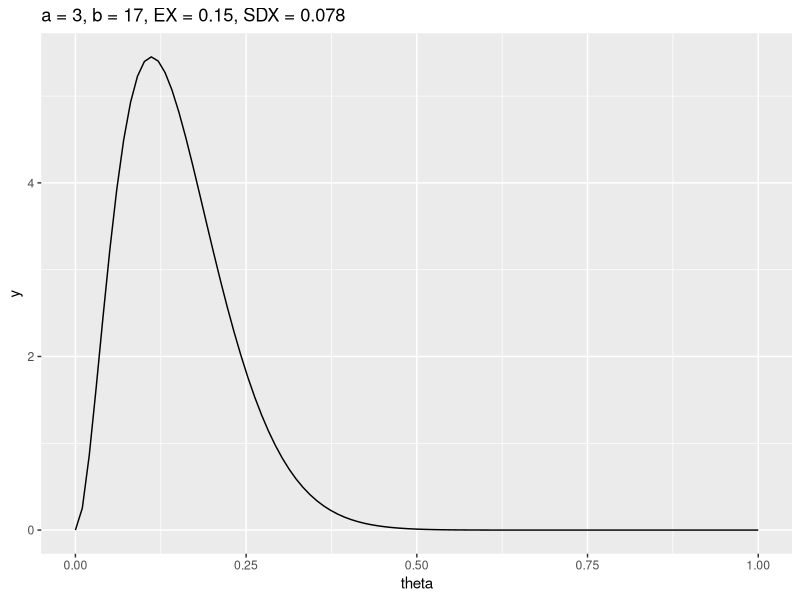
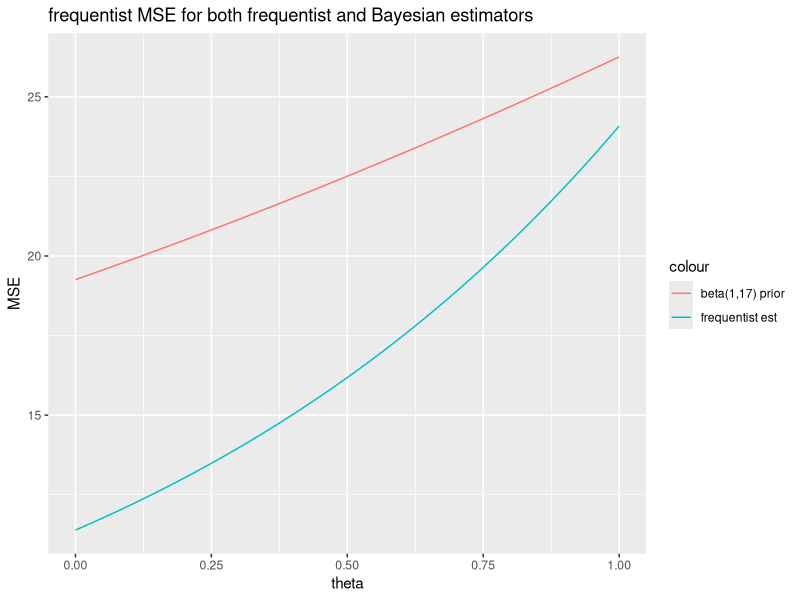

Generate these figures, in order, with R:
## ---- chunk 1
knitr::opts_chunk$set(message=FALSE, warning=FALSE, fig.height=3, fig.width=5, 
                      fig.align = "center")

## ---- chunk 2
library(tidyverse)
library(glue)

ex <- function(a,b) {round(a / (a+b), 2)}  # what does this function do?
sdx <- function(a,b) {round(sqrt(a*b/((a+b)^2 * (a+b+1))),3)} # what does this function do?

# the function below creates a text string to act as a title
# you don't need to be familiar with the R syntax of glue
beta_legend <- function(a,b) {
  glue::glue('a = {a}, ',
             'b = {b}, ',
             'EX = {ex(a,b)}, ',
             'SDX = {sdx(a,b)}')}

# see it in action:
ggplot(data = data.frame(x = c(0, 1)), mapping = aes(x = x)) +
  stat_function(fun = dbeta, args = c(3,17), n = 100) + 
  ggtitle(beta_legend(3,17)) + ylab("y") + xlab("theta")
# change a and b to something we did not do in class
## ---- chunk 3
# frequentist MSE for Bayesian estimator
mse_b <- function(t,a,b,n) {
  t^2 + 6*t + 4*pi/n + a + b # the wrong function, correct it
}

# frequentist MSE for frequentist estimator
mse_f <- function(t, n){
  exp(t + 2) + 4# the wrong function, correct it
}
## ---- chunk 4
# theta is the true batting average by which we can (theoretically!)
# assess the estimator we found (i.e., the estimator defined by the prior)
t <- data.frame(theta = seq(0, 1, by = 0.01))

ggplot(t) + 
  geom_line(aes(x = theta, y = mse_f(theta, 10), color = "frequentist est")) + 
  geom_line(aes(x = theta, y = mse_b(theta, 1, 17, 10), color = "beta(1,17) prior")) + 
  # add more lines here just like the one above, but using different priors.
  ylab("MSE") + 
  ggtitle("frequentist MSE for both frequentist and Bayesian estimators")

